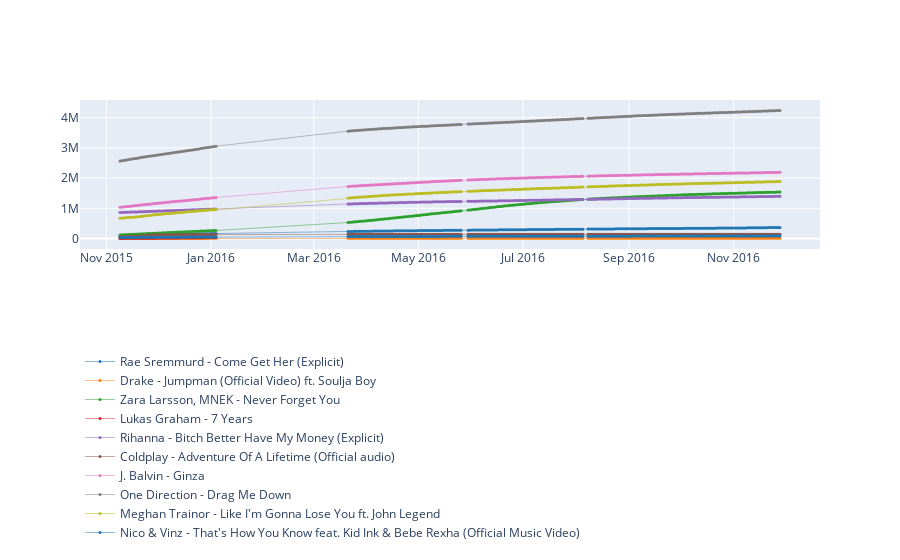
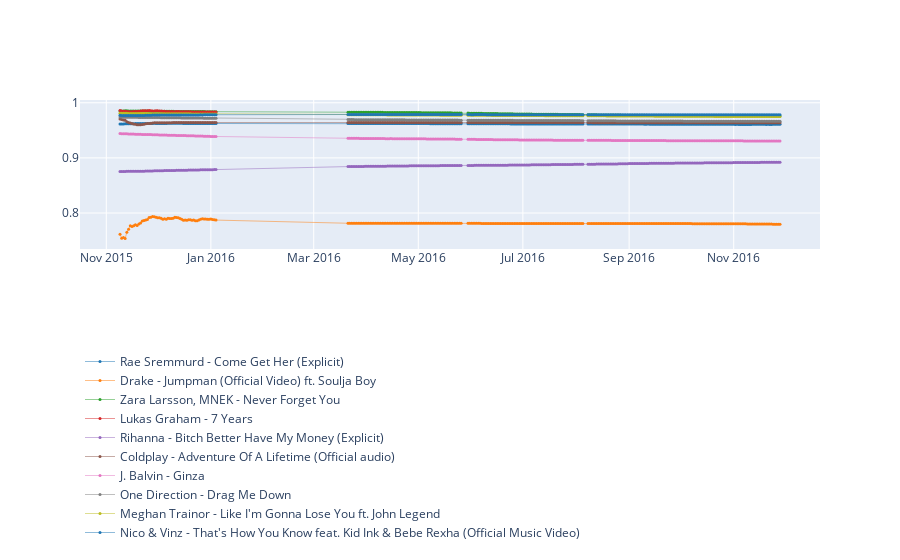

The notebook cell these images were saved under, in order:
### Markdown cell above
## Assignment 1 - Cascading effects

include:
- plot
- code explanation

Read the material in Chapter 16 on cascading effects. Plot the difference between the number of likes and dislikes for several songs.

Do you think we observe cascading effects? Is there a difference between songs that are already popular (in the top-100) and those that are not (megahit or alarmschijf)?. The model in Chapter 16 in its pure form cannot be applied to music preferences. Why not? Can you modify the model accordingly? Can you quantify cascading effects in this setting?

There is no one right answer right to this question, and the answer may depend on a particular song. Make your conclusions based on your data and present clear arguments.

# TODO explain drake jumpman. Nummer met laag aantal views, duidelijke cascading.

### Code cell
#TODO plot likes vs dislikes for several songs categorizeb by popularity
#TODO why cant the ch 16 model bot be applied to songs (int vs bool)
#TODO change model to work for songs
#TODO quantify cascading effect
#TODO comment code
#TODO pretty graphs

def find_songs(dataframe,mode='relative_likes'):
    dt_songs = {}
    
    for index, row in dataframe.iterrows():
        y_id = row['song']
        if mode=='relative_likes':
            data = int(row['likes'])-int(row['dislikes'])
        elif mode=='like_ratio':
            data = int(row['likes'])/int(row['votes'])
        elif mode=='expectation':
            data = int(row['views'])
        else:
            data = int(row[mode])
            
        
        if mode=='expectation':
            data2 = int(row['likes'])
        else:
            data2 = row['timestamp']
        
        if y_id not in dt_songs.keys():
            dt_songs[y_id] = [[data],[data2]]
        else:
            dt_songs[y_id][0].append(data)
            dt_songs[y_id][1].append(data2)
                        
    return(dt_songs)
     


def draw_linechart(figure,dt_data,plot_trendline=False,**kwargs):
    colors=plotly.colors.DEFAULT_PLOTLY_COLORS
    i=0    
    if plot_trendline:
        all_x = [data[1] for song, data in dt_data.items()]
        flattened_x = [item for sublist in all_x for item in sublist]
    for song, data in dt_data.items():
        color = colors[i]
        kwargs['y'] = data[0]
        kwargs['x'] = data[1]
        kwargs['name']=song
        figure.add_trace(go.Scatter(kwargs,mode='markers+lines',line={'width':0.5,'color':color},marker={'size':3,'color':color}))
        if plot_trendline:
            trendline = np.poly1d(np.polyfit(kwargs['x'],kwargs['y'],1))
            figure.add_trace(go.Scatter(x=flattened_x,y=trendline(flattened_x),mode='lines',name='Trendline for' + song,line={'width':0.3,'color':color,'dash':'dot'}))

        i = (i + 1) % (len(colors)-1 ) 
        
    
def get_n_songs(data,n=None):
    if n:
        return data[data.song.isin(data.song.sample(n=n))]
    else:
        return data
    
data_set = pd.concat([get_n_songs(data_youtube100,n=10),data_youtube100[data_youtube100.song.str.contains('Drake - Jumpman')]] )

data1 = find_songs(data_set,mode='relative_likes')
figure = go.Figure()
draw_linechart(figure,data1)
figure.update_layout(legend=dict(x=0, y=-2))
figure.show()

data2 = find_songs(data_set,mode='like_ratio')
figure2 = go.Figure()
draw_linechart(figure2,data2)
figure2.update_layout(legend=dict(x=0, y=-2))
figure2.show()

### Figure 1 — Plotly figure (JSON) as saved in the notebook; plotly's stock layout.template omitted (floating-point values rounded to 4 significant figures; data arrays with more than 128 entries replaced by an {"elided": "..."} marker saying what was removed)
{"data": [{"line": {"color": "rgb(31, 119, 180)", "width": 0.5}, "marker": {"color": "rgb(31, 119, 180)", "size": 3}, "mode": "markers+lines", "name": "Rae Sremmurd - Come Get Her (Explicit)", "type": "scatter", "x": {"elided": "305 str values"}, "y": {"elided": "305 int values"}}, {"line": {"color": "rgb(255, 127, 14)", "width": 0.5}, "marker": {"color": "rgb(255, 127, 14)", "size": 3}, "mode": "markers+lines", "name": "Drake - Jumpman (Official Video) ft. Soulja Boy", "type": "scatter", "x": {"elided": "305 str values"}, "y": {"elided": "305 int values"}}, {"line": {"color": "rgb(44, 160, 44)", "width": 0.5}, "marker": {"color": "rgb(44, 160, 44)", "size": 3}, "mode": "markers+lines", "name": "Zara Larsson, MNEK - Never Forget You", "type": "scatter", "x": {"elided": "305 str values"}, "y": {"elided": "305 int values"}}, {"line": {"color": "rgb(214, 39, 40)", "width": 0.5}, "marker": {"color": "rgb(214, 39, 40)", "size": 3}, "mode": "markers+lines", "name": "Lukas Graham - 7 Years", "type": "scatter", "x": ["2015-11-09", "2015-11-10", "2015-11-11", "2015-11-12", "2015-11-13", "2015-11-14", "2015-11-15", "2015-11-16", "2015-11-17", "2015-11-18", "2015-11-19", "2015-11-20", "2015-11-21", "2015-11-22", "2015-11-23", "2015-11-24", "2015-11-25", "2015-11-26", "2015-11-27", "2015-11-28", "2015-11-29", "2015-11-30", "2015-12-01", "2015-12-02", "2015-12-03", "2015-12-04", "2015-12-05", "2015-12-06", "2015-12-07", "2015-12-08", "2015-12-09", "2015-12-10", "2015-12-11", "2015-12-12", "2015-12-13", "2015-12-14", "2015-12-15", "2015-12-16", "2015-12-17", "2015-12-18", "2015-12-19", "2015-12-20", "2015-12-21", "2015-12-22", "2015-12-23", "2015-12-24", "2015-12-25", "2015-12-26", "2015-12-27", "2015-12-28", "2015-12-29", "2015-12-30", "2015-12-31", "2016-01-01", "2016-01-02", "2016-01-03", "2016-01-04"], "y": [5409, 5709, 5994, 6335, 6660, 7024, 7304, 7731, 8039, 8353, 8732, 9139, 9745, 10362, 10778, 11196, 11708, 12248, 12775, 13300, 13761, 14224, 14728, 15231, 15726, 16466, 17522, 18203, 18761, 19299, 19826, 20367, 20947, 21728, 22361, 22928, 23499, 24102, 24744, 25340, 26020, 26636, 27268, 27872, 28588, 29285, 29885, 30545, 31227, 31961, 32684, 33431, 34170, 34729, 35443, 36259, 37039]}, {"line": {"color": "rgb(148, 103, 189)", "width": 0.5}, "marker": {"color": "rgb(148, 103, 189)", "size": 3}, "mode": "markers+lines", "name": "Rihanna - Bitch Better Have My Money (Explicit)", "type": "scatter", "x": {"elided": "305 str values"}, "y": {"elided": "305 int values"}}, {"line": {"color": "rgb(140, 86, 75)", "width": 0.5}, "marker": {"color": "rgb(140, 86, 75)", "size": 3}, "mode": "markers+lines", "name": "Coldplay - Adventure Of A Lifetime (Official audio)", "type": "scatter", "x": {"elided": "305 str values"}, "y": {"elided": "305 int values"}}, {"line": {"color": "rgb(227, 119, 194)", "width": 0.5}, "marker": {"color": "rgb(227, 119, 194)", "size": 3}, "mode": "markers+lines", "name": "J. Balvin - Ginza", "type": "scatter", "x": {"elided": "305 str values"}, "y": {"elided": "305 int values"}}, {"line": {"color": "rgb(127, 127, 127)", "width": 0.5}, "marker": {"color": "rgb(127, 127, 127)", "size": 3}, "mode": "markers+lines", "name": "One Direction - Drag Me Down", "type": "scatter", "x": {"elided": "305 str values"}, "y": {"elided": "305 int values"}}, {"line": {"color": "rgb(188, 189, 34)", "width": 0.5}, "marker": {"color": "rgb(188, 189, 34)", "size": 3}, "mode": "markers+lines", "name": "Meghan Trainor - Like I'm Gonna Lose You ft. John Legend", "type": "scatter", "x": {"elided": "305 str values"}, "y": {"elided": "305 int values"}}, {"line": {"color": "rgb(31, 119, 180)", "width": 0.5}, "marker": {"color": "rgb(31, 119, 180)", "size": 3}, "mode": "markers+lines", "name": "Nico & Vinz - That's How You Know feat. Kid Ink & Bebe Rexha (Official Music Video)", "type": "scatter", "x": {"elided": "305 str values"}, "y": {"elided": "305 int values"}}], "layout": {"legend": {"x": 0, "y": -2}}}

### Figure 2 — Plotly figure (JSON) as saved in the notebook; plotly's stock layout.template omitted (floating-point values rounded to 4 significant figures; data arrays with more than 128 entries replaced by an {"elided": "..."} marker saying what was removed)
{"data": [{"line": {"color": "rgb(31, 119, 180)", "width": 0.5}, "marker": {"color": "rgb(31, 119, 180)", "size": 3}, "mode": "markers+lines", "name": "Rae Sremmurd - Come Get Her (Explicit)", "type": "scatter", "x": {"elided": "305 str values"}, "y": {"elided": "305 float values"}}, {"line": {"color": "rgb(255, 127, 14)", "width": 0.5}, "marker": {"color": "rgb(255, 127, 14)", "size": 3}, "mode": "markers+lines", "name": "Drake - Jumpman (Official Video) ft. Soulja Boy", "type": "scatter", "x": {"elided": "305 str values"}, "y": {"elided": "305 float values"}}, {"line": {"color": "rgb(44, 160, 44)", "width": 0.5}, "marker": {"color": "rgb(44, 160, 44)", "size": 3}, "mode": "markers+lines", "name": "Zara Larsson, MNEK - Never Forget You", "type": "scatter", "x": {"elided": "305 str values"}, "y": {"elided": "305 float values"}}, {"line": {"color": "rgb(214, 39, 40)", "width": 0.5}, "marker": {"color": "rgb(214, 39, 40)", "size": 3}, "mode": "markers+lines", "name": "Lukas Graham - 7 Years", "type": "scatter", "x": ["2015-11-09", "2015-11-10", "2015-11-11", "2015-11-12", "2015-11-13", "2015-11-14", "2015-11-15", "2015-11-16", "2015-11-17", "2015-11-18", "2015-11-19", "2015-11-20", "2015-11-21", "2015-11-22", "2015-11-23", "2015-11-24", "2015-11-25", "2015-11-26", "2015-11-27", "2015-11-28", "2015-11-29", "2015-11-30", "2015-12-01", "2015-12-02", "2015-12-03", "2015-12-04", "2015-12-05", "2015-12-06", "2015-12-07", "2015-12-08", "2015-12-09", "2015-12-10", "2015-12-11", "2015-12-12", "2015-12-13", "2015-12-14", "2015-12-15", "2015-12-16", "2015-12-17", "2015-12-18", "2015-12-19", "2015-12-20", "2015-12-21", "2015-12-22", "2015-12-23", "2015-12-24", "2015-12-25", "2015-12-26", "2015-12-27", "2015-12-28", "2015-12-29", "2015-12-30", "2015-12-31", "2016-01-01", "2016-01-02", "2016-01-03", "2016-01-04"], "y": [0.9858, 0.9849, 0.9848, 0.9847, 0.9842, 0.9839, 0.9836, 0.9837, 0.9842, 0.984, 0.9841, 0.9845, 0.9849, 0.9855, 0.9853, 0.9854, 0.9856, 0.986, 0.9853, 0.9853, 0.9851, 0.9854, 0.9853, 0.9852, 0.9848, 0.9846, 0.9844, 0.9839, 0.9841, 0.9838, 0.9839, 0.9838, 0.9838, 0.9839, 0.9841, 0.9838, 0.9838, 0.9838, 0.9838, 0.9837, 0.9836, 0.9835, 0.9833, 0.9833, 0.9833, 0.9832, 0.9832, 0.9831, 0.9833, 0.9832, 0.9833, 0.9833, 0.9832, 0.9832, 0.9832, 0.9832, 0.9831]}, {"line": {"color": "rgb(148, 103, 189)", "width": 0.5}, "marker": {"color": "rgb(148, 103, 189)", "size": 3}, "mode": "markers+lines", "name": "Rihanna - Bitch Better Have My Money (Explicit)", "type": "scatter", "x": {"elided": "305 str values"}, "y": {"elided": "305 float values"}}, {"line": {"color": "rgb(140, 86, 75)", "width": 0.5}, "marker": {"color": "rgb(140, 86, 75)", "size": 3}, "mode": "markers+lines", "name": "Coldplay - Adventure Of A Lifetime (Official audio)", "type": "scatter", "x": {"elided": "305 str values"}, "y": {"elided": "305 float values"}}, {"line": {"color": "rgb(227, 119, 194)", "width": 0.5}, "marker": {"color": "rgb(227, 119, 194)", "size": 3}, "mode": "markers+lines", "name": "J. Balvin - Ginza", "type": "scatter", "x": {"elided": "305 str values"}, "y": {"elided": "305 float values"}}, {"line": {"color": "rgb(127, 127, 127)", "width": 0.5}, "marker": {"color": "rgb(127, 127, 127)", "size": 3}, "mode": "markers+lines", "name": "One Direction - Drag Me Down", "type": "scatter", "x": {"elided": "305 str values"}, "y": {"elided": "305 float values"}}, {"line": {"color": "rgb(188, 189, 34)", "width": 0.5}, "marker": {"color": "rgb(188, 189, 34)", "size": 3}, "mode": "markers+lines", "name": "Meghan Trainor - Like I'm Gonna Lose You ft. John Legend", "type": "scatter", "x": {"elided": "305 str values"}, "y": {"elided": "305 float values"}}, {"line": {"color": "rgb(31, 119, 180)", "width": 0.5}, "marker": {"color": "rgb(31, 119, 180)", "size": 3}, "mode": "markers+lines", "name": "Nico & Vinz - That's How You Know feat. Kid Ink & Bebe Rexha (Official Music Video)", "type": "scatter", "x": {"elided": "305 str values"}, "y": {"elided": "305 float values"}}], "layout": {"legend": {"x": 0, "y": -2}}}
